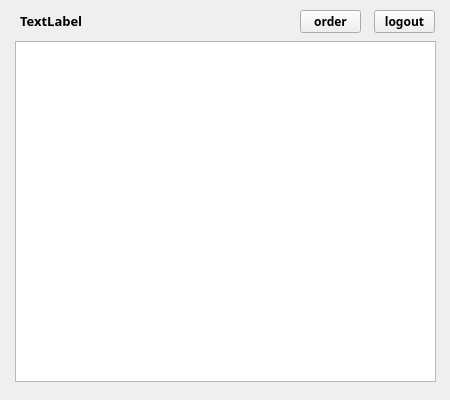
<?xml version="1.0" encoding="UTF-8"?>
<ui version="4.0">
 <class>BuyerWindow</class>
 <widget class="QWidget" name="BuyerWindow">
  <property name="geometry">
   <rect>
    <x>0</x>
    <y>0</y>
    <width>450</width>
    <height>400</height>
   </rect>
  </property>
  <property name="windowTitle">
   <string>Form</string>
  </property>
  <widget class="QListWidget" name="lwshop">
   <property name="geometry">
    <rect>
     <x>15</x>
     <y>41</y>
     <width>421</width>
     <height>341</height>
    </rect>
   </property>
   <property name="font">
    <font>
     <family>微软雅黑</family>
     <weight>75</weight>
     <bold>true</bold>
    </font>
   </property>
  </widget>
  <widget class="QPushButton" name="pborder">
   <property name="geometry">
    <rect>
     <x>300</x>
     <y>10</y>
     <width>61</width>
     <height>23</height>
    </rect>
   </property>
   <property name="font">
    <font>
     <family>微软雅黑</family>
     <weight>75</weight>
     <bold>true</bold>
    </font>
   </property>
   <property name="text">
    <string>order</string>
   </property>
  </widget>
  <widget class="QPushButton" name="pblogout">
   <property name="geometry">
    <rect>
     <x>374</x>
     <y>10</y>
     <width>61</width>
     <height>23</height>
    </rect>
   </property>
   <property name="font">
    <font>
     <family>微软雅黑</family>
     <weight>75</weight>
     <bold>true</bold>
    </font>
   </property>
   <property name="text">
    <string>logout</string>
   </property>
  </widget>
  <widget class="QLabel" name="lname">
   <property name="geometry">
    <rect>
     <x>20</x>
     <y>0</y>
     <width>191</width>
     <height>41</height>
    </rect>
   </property>
   <property name="font">
    <font>
     <family>微软雅黑</family>
     <pointsize>10</pointsize>
     <weight>75</weight>
     <bold>true</bold>
    </font>
   </property>
   <property name="text">
    <string>TextLabel</string>
   </property>
  </widget>
 </widget>
 <resources/>
 <connections/>
</ui>
